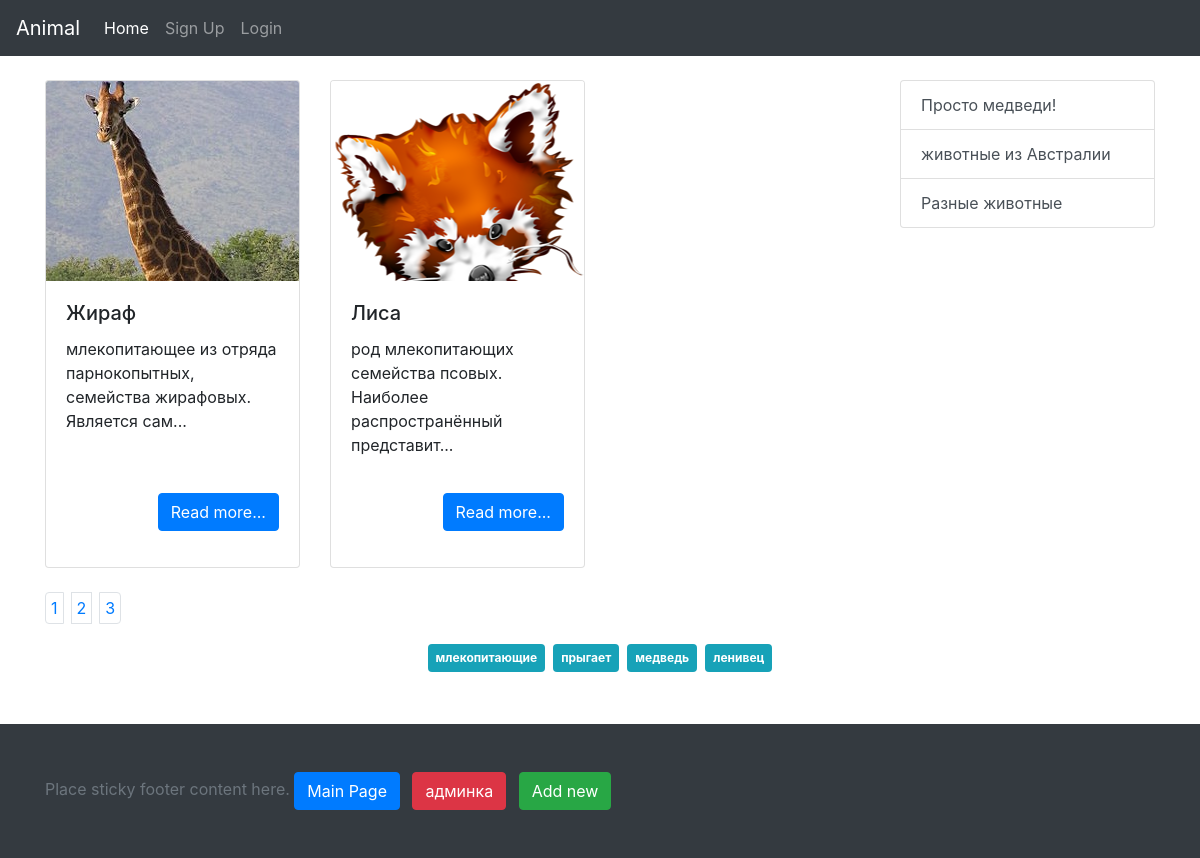
The app's page /index.php?page=2 with its own data.
### tables this page shows
CREATE TABLE `info` (
  `id` int(11) NOT NULL,
  `title` varchar(255) NOT NULL,
  `category` int(11) NOT NULL,
  `descr_min` text NOT NULL,
  `description` text NOT NULL,
  `image` varchar(500) DEFAULT NULL
);

CREATE TABLE `category` (
  `id` int(11) NOT NULL,
  `category` varchar(255) NOT NULL,
  `slug` varchar(255) NOT NULL,
  `image` text NOT NULL,
  `description` text NOT NULL
);

### core/function.php (called while the page is built, shortened)
<?php
function selectMain($conn){
    $offset = 0;
    if (isset($_GET['page']) AND trim($_GET['page'])!=''){
        $offset = trim($_GET['page']);
    }
    $sql = "SELECT * FROM info ORDER BY id DESC LIMIT 3 OFFSET ".$offset*3;
    $result = mysqli_query($conn, $sql);
    $a = array();
    if (mysqli_num_rows($result) > 0) {
        while($row = mysqli_fetch_assoc($result)) {
            $a[] = $row;
        }
    }
    return $a;
}
function paginationCount($conn){
    $sql = "SELECT * FROM info";
    $result = mysqli_query($conn, $sql);
    $result = mysqli_num_rows($result);
    return ceil($result/3);
}
function getAllTags($conn){
    $sql = "SELECT DISTINCT(tag) FROM tag";
    $result = mysqli_query($conn, $sql);
    $a = array();
    if (mysqli_num_rows($result) > 0) {
        while($row = mysqli_fetch_assoc($result)) {
            $a[] = $row['tag'];
        }
    }
    return $a;
}
function getAllCatInfo($conn){
    $sql = "SELECT * FROM category";
    $result = mysqli_query($conn, $sql);
    $a = array();
    if (mysqli_num_rows($result) > 0) {
        while($row = mysqli_fetch_assoc($result)) {
            $a[] = $row;
        }
    }
    return $a;
}
?>

### template/include.php (called while the page is built, shortened)
<?php
	require_once 'core/function.php';
	$conn = connect();
	$cat = getAllCatInfo($conn);
?>

### main.php (the view, shortened to what this page needs)
<?php require_once 'template/include.php'; ?>
<?php
require_once('template/header.php');
$data = selectMain($conn);
$countPage = paginationCount($conn);
$tag = getAllTags($conn);
?>
<div class="container">
    <div class="row">
        <div class="col-lg-9">
            <div class="row">
                <?php
                $out = '';
                for ($i=0; $i < count($data); $i++){
                $data_short = mb_strimwidth($data[$i]['descr_min'], 0, 75, '...');
                $out .='<div class="col-lg-4 col-md-6">';
                    $out .='<div class="card">';
                        $out .="<div style='background-image: url(/images/{$data[$i]['image']});' class='card-img-top'></div>";
                        $out .='<div class="card-body">';
                            $out .="<h5 class='card-title'>{$data[$i]['title']}</h5>";
                            $out .="<p class='card-text'>{$data_short}</p>";
                            $out .='<p class="text-right"><a href="/article/'.$data[$i]['id'].'" class="btn btn-primary">Read more...</a></p>';
                        $out .='</div>';
                    $out .='</div>';
                $out .='</div>';
                }
                echo $out;
                ?>
            </div>
        </div>
        <div class="col-lg-3">
            <?php require_once('template/nav.php') ?>
        </div>
    </div>
    <div class="row">
        <div class="col-lg-12 text-center">
            <nav class="mt-4">
                <ul class="pagination">
                    <?php
                    for ($i=0; $i < $countPage; $i++){
                    $j = $i+1;
                        echo "<li class='page-item'><a href='/index.php?page={$i}' style='padding: 5px;' class='page-link mr-2'>{$j}</a></li>";
                    }
                    ?>
                </ul>
            </nav>
        </div>
    </div>
    <div class="row">
        <div class="col-lg-12 text-center">
            <?php
            for ($i=0; $i < count($tag); $i++){
                echo "<a href='/tag.php?tag={$tag[$i]}' style='padding: 5px;' class='badge badge-info p-2 m-1'>{$tag[$i]}</a>";
            }
            ?>
        </div>
    </div>
</div>
<?php require_once('template/footer.php');?>

### template/nav.php
<?php
    $out = '<div class="list-group">';
    for ($i=0; $i < count($cat); $i++){
        $out .='<a class="list-group-item list-group-item-action" href="/cat/'.$cat[$i]['id'].'">';
        $out .= $cat[$i]['description'].'</a>';
    }
    echo $out;
    echo '</div>';
?>

### css/style.css (style rules this page uses)
html, body { height: 100%; }
.card-img-top { width: 100%; height: 200px; background-position: center top; background-repeat: no-repeat; }
.card-text { height: 140px; }

### records on screen
info: image (picture), title "Жираф", descr_min "млекопитающее из отряда парнокопытных, семейства жирафовых. Является сам..."
info: image (picture), title "Лиса", descr_min "род млекопитающих семейства псовых. Наиболее распространённый представит..."
category: description "Просто медведи!"
category: description "животные из Австралии"
category: description "Разные животные"

### other values on screen
$j "1"
$j "2"
$j "3"
$tag[$i] "млекопитающие"
$tag[$i] "прыгает"
$tag[$i] "медведь"
$tag[$i] "ленивец"
